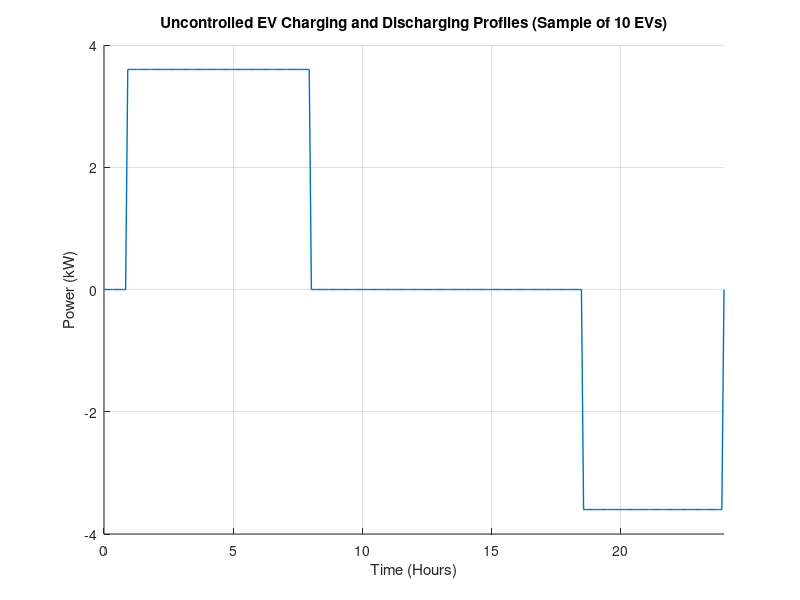

This figure's MATLAB source:
clc; clear; close all;

%% Parameters
numEV = 567; % Number of EVs
timestep = 288; % 5-minute intervals for a 24-hour period
batteryCap = 40; % kWh, Nissan Leaf battery capacity
chargingPower = 3.6; % kW, single-phase charger
dischargingPower = -3.6; % kW, V2H discharge
chargingEfficiency = 0.90; % 90% charging efficiency
dischargingEfficiency = 0.904; % 90.4% discharging efficiency
soC_init = rand(numEV, 1) * 0.5 + 0.2; % Initial SOC between 20% and 70%

% Define possible charging and discharging durations
chargeDurations = 3:6; % Hours converted into time steps later
dischargeMinSOC = 0.2; % Minimum SOC threshold
ChargingStartRange = 192:288; % Possible charging start times (after discharge till morning)
DischargingStartRange = 216:240; % 6 PM to 8 PM range

% Initialize EV load profile (each row is an EV, each column is a timestep)
EVprofiles = zeros(numEV, timestep);

%% Monte Carlo Simulation
for i = 1:numEV
    % Randomly decide whether the EV charges (0) or discharges (1)
    userChoice = randi([0, 1]);
    
    % Calculate available energy for charging/discharging
    chargeLeft = batteryCap * (soC_init(i) - dischargeMinSOC);
    
    if userChoice == 1 % Discharge first, then charge
        % Select random discharge start time and duration
        dischargeStart = randsample(DischargingStartRange, 1);
        Dischargetime = chargeLeft / (abs(dischargingPower) * dischargingEfficiency);
        dischargeFinalDuration = min(floor(Dischargetime * 12), timestep - dischargeStart);
        dischargeEnd = dischargeStart + dischargeFinalDuration;
        
        for t = 0:dischargeFinalDuration-1
    currentIndex = mod(dischargeStart + t - 1, timestep) + 1;
    EVprofiles(i, currentIndex) = dischargingPower;
end

% Update SOC after discharge
newSOC = soC_init(i) - (dischargeFinalDuration / 12 * abs(dischargingPower) * dischargingEfficiency) / batteryCap;

% Calculate required charging time to reach full SOC
chargeNeeded = (batteryCap * (1 - newSOC)) / (chargingPower * chargingEfficiency);
chargeDuration = ceil(chargeNeeded * 12); % Convert hours to 5-min steps

% Charging starts right after discharging, allowing flexible start time
chargeStart = dischargeEnd + randsample(0:12:48, 1); % Random delay from 0 to 4 hours

% Apply charge profile with wrap-around
    for t = 0:chargeDuration-1
    currentIndex = mod(chargeStart + t - 1, timestep) + 1;
    EVprofiles(i, currentIndex) = chargingPower;
                if currentIndex == 96
                break;
                end;
    end
        
    else % Charge directly (no discharge)
        % Select random charge start time and duration
        chargeStart = randsample(192:264, 1); % Charging from 4 PM to 12 AM
        chargeDuration = randsample(chargeDurations, 1) * 12; % Convert hours to 5-min steps
        chargeEnd = chargeStart + chargeDuration;
        
       for t = 0:chargeDuration-1
    currentIndex = mod(chargeStart + t - 1, timestep) + 1;
    EVprofiles(i, currentIndex) = chargingPower;
            if currentIndex == 96
                break;
            end
    end
    end
end

%% Plot Individual EV Profiles
figure;
 hold on;
 for i = 1:1 % Plot only 10 random EVs for visualization
     plot(linspace(0, 24, timestep), EVprofiles(i, :), 'LineWidth', 1);
 end
 xlabel('Time (Hours)');
 ylabel('Power (kW)');
 title('Uncontrolled EV Charging and Discharging Profiles (Sample of 10 EVs)');
 grid on;
 xlim([0 24]);
